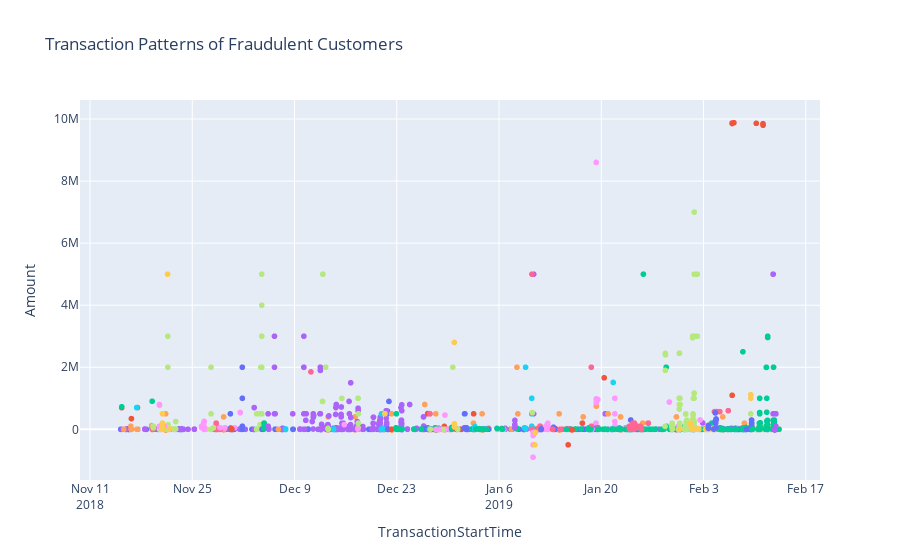

The code cell stored with this chart in its notebook:
### Markdown cell above
## 9. Customer Behavior Analysis

### Code cell
# Create customer-level features
customer_stats = df.groupby('CustomerId').agg({
    'Amount': ['count', 'sum', 'mean', 'std', 'max'],
    'FraudResult': 'sum'
}).reset_index()

customer_stats.columns = ['CustomerId', 'transaction_count', 'total_amount', 
                         'avg_amount', 'amount_std', 'max_amount', 'fraud_count']

customer_stats['fraud_rate'] = customer_stats['fraud_count'] / customer_stats['transaction_count']

# Analyze high-risk customers
high_risk = customer_stats[customer_stats['fraud_count'] > 0].sort_values('fraud_rate', ascending=False)

print("\nTop 10 High-Risk Customers by Fraud Rate:")
display(high_risk.head(10))

# Plot transaction patterns of fraudulent customers
fraud_customers = df[df['CustomerId'].isin(high_risk['CustomerId'])]

fig = px.scatter(fraud_customers, x='TransactionStartTime', y='Amount', 
                 color='CustomerId', hover_data=['ProductCategory', 'ProviderId'],
                 title='Transaction Patterns of Fraudulent Customers')
fig.update_layout(showlegend=False)
fig.show()
